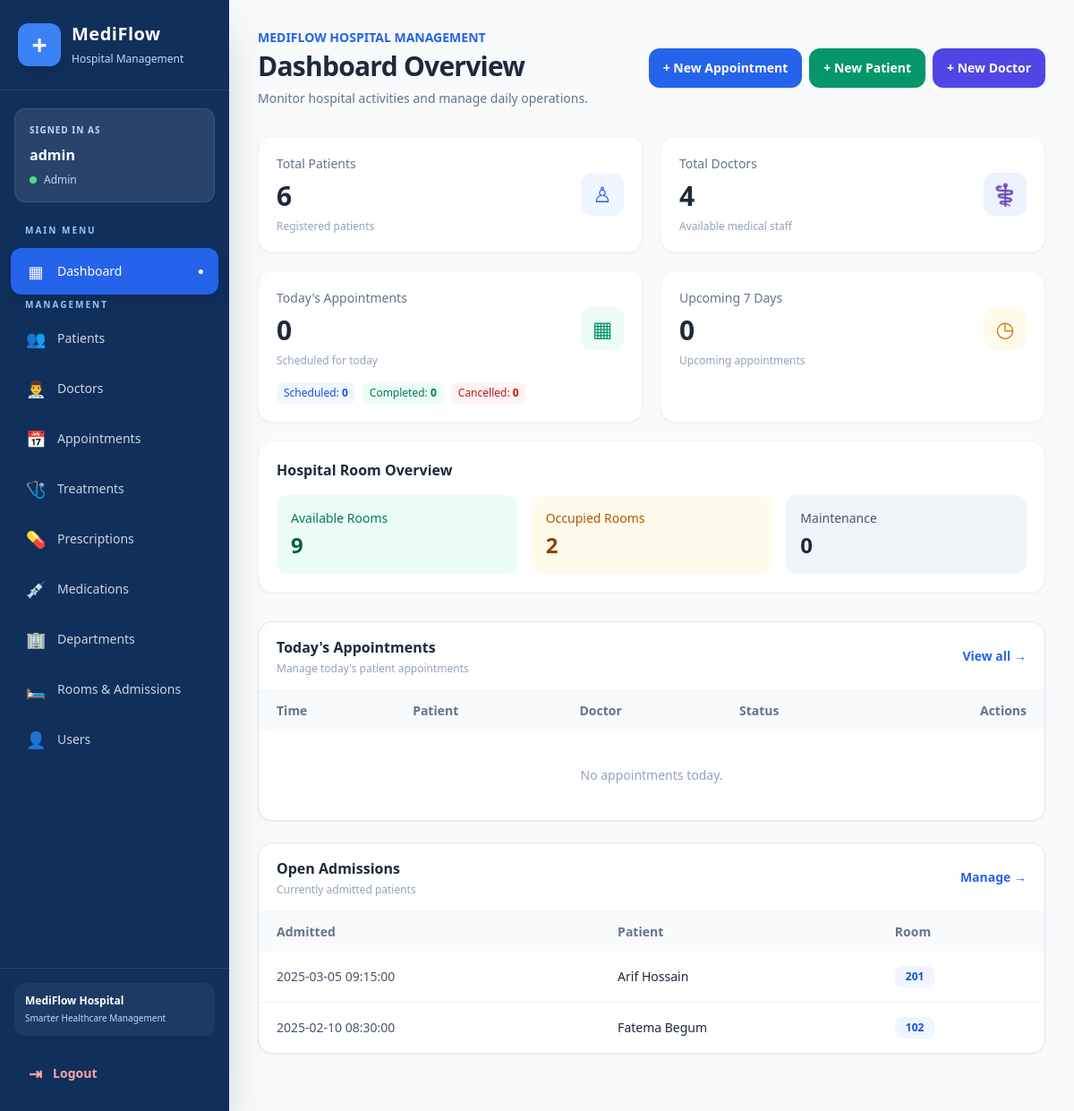
Page /dashboard/index.php (signed in) on the committed database.
### tables this page shows
CREATE TABLE IF NOT EXISTS users (
  id INT AUTO_INCREMENT PRIMARY KEY,
  username VARCHAR(120) NOT NULL UNIQUE,
  email VARCHAR(190) NOT NULL UNIQUE,
  password_hash VARCHAR(255) NOT NULL,
  role ENUM('admin','doctor','patient') NOT NULL DEFAULT 'patient',
  linked_doctor_id INT NULL UNIQUE,
  linked_patient_id INT NULL UNIQUE,
  FOREIGN KEY (linked_doctor_id) REFERENCES doctors(id) ON DELETE SET NULL,
  FOREIGN KEY (linked_patient_id) REFERENCES patients(id) ON DELETE SET NULL
);

CREATE TABLE IF NOT EXISTS admissions (
  id INT AUTO_INCREMENT PRIMARY KEY,
  patient_id INT NOT NULL,
  room_id INT NOT NULL,
  admitted_on DATETIME NOT NULL,
  discharged_on DATETIME NULL,
  notes TEXT NULL,
  FOREIGN KEY (patient_id) REFERENCES patients(id) ON DELETE CASCADE,
  FOREIGN KEY (room_id) REFERENCES rooms(id) ON DELETE RESTRICT
);

CREATE TABLE IF NOT EXISTS patients (
  id INT AUTO_INCREMENT PRIMARY KEY,
  first_name VARCHAR(100) NOT NULL,
  last_name VARCHAR(100) NOT NULL,
  gender ENUM('male','female','other') NULL,
  birthdate DATE NULL,
  phone VARCHAR(30) NULL,
  email VARCHAR(190) NULL,
  address VARCHAR(255) NULL
);

CREATE TABLE IF NOT EXISTS rooms (
  id INT AUTO_INCREMENT PRIMARY KEY,
  room_number VARCHAR(20) NOT NULL UNIQUE,
  type ENUM('General','Private','ICU','Emergency','Maternity') NULL,
  status ENUM('available','occupied','maintenance') NOT NULL DEFAULT 'available'
);

### dashboard/index.php (the view, shortened to what the rows shown need)
<?php
require_once __DIR__ . '/../database.php';
$user = current_user();
$isAdmin = ($user['role'] === ROLE_ADMIN);
$isDoctor = ($user['role'] === ROLE_DOCTOR);
$isPatient = ($user['role'] === ROLE_PATIENT);
$openAdmissions = $isAdmin ? admissions_open_list(8) : [];
?>
<!DOCTYPE html>
<html lang="en">
<head>
    <script src="https://cdn.tailwindcss.com"></script>
</head>
<body class="min-h-screen bg-slate-50 text-slate-800">
    <?php include __DIR__ . '/sidebar.php'; ?>
    <main class="md:ml-64 min-h-screen p-4 sm:p-6 lg:p-8">
        <div class="flex flex-col lg:flex-row lg:items-center lg:justify-between gap-5 mb-8">
    <div>
        <h1 class="text-3xl font-bold text-slate-800 tracking-tight">
            Dashboard Overview
        </h1>
    </div>
</div>
            <div class="grid grid-cols-1 xl:grid-cols-2 gap-6 mb-8">
    <?php if (!$isPatient): ?>
        <section class="bg-white rounded-2xl border border-slate-200 shadow-sm overflow-hidden">
            <div class="overflow-x-auto">
                <table class="min-w-full text-sm">
                    <thead class="bg-slate-50 text-slate-500">
                        <tr>
                            <th class="text-left px-5 py-3 font-semibold">Time</th>
                            <th class="text-left px-5 py-3 font-semibold">Patient</th>
                            <?php if (!$isDoctor): ?>
                                <th class="text-left px-5 py-3 font-semibold">Doctor</th>
                            <?php endif; ?>
                            <th class="text-left px-5 py-3 font-semibold">Status</th>
                            <th class="text-right px-5 py-3 font-semibold">Actions</th>
                        </tr>
                    </thead>
                </table>
            </div>
        </section>
    <?php endif; ?>
    <?php if ($isAdmin): ?>
        <section class="bg-white rounded-2xl border border-slate-200 shadow-sm overflow-hidden">
            <div class="overflow-x-auto">
                <table class="min-w-full text-sm">
                    <thead class="bg-slate-50 text-slate-500">
                        <tr>
                            <th class="text-left px-5 py-3 font-semibold">Admitted</th>
                            <th class="text-left px-5 py-3 font-semibold">Patient</th>
                            <th class="text-left px-5 py-3 font-semibold">Room</th>
                        </tr>
                    </thead>
                    <tbody class="divide-y divide-slate-100">
                        <?php foreach ($openAdmissions as $a): ?>
                            <tr class="hover:bg-slate-50 transition">
                                <td class="px-5 py-4 text-slate-600 whitespace-nowrap">
                                    <?= htmlspecialchars($a['admitted_on']) ?>
                                </td>
                                <td class="px-5 py-4 font-medium text-slate-800 whitespace-nowrap">
                                    <?= htmlspecialchars($a['pf'] . ' ' . $a['pl']) ?>
                                </td>
                                <td class="px-5 py-4">
                                    <span class="inline-flex px-3 py-1 rounded-lg bg-blue-50 text-blue-700 text-xs font-semibold">
                                        <?= htmlspecialchars($a['room_number']) ?>
                                    </span>
                                </td>
                            </tr>
                        <?php endforeach; ?>
                    </tbody>
                </table>
            </div>
        </section>
    <?php endif; ?>
</div>
    </main>
</body>
</html>

### dashboard/sidebar.php (shortened to what the rows shown need)
<?php
$user = current_user();
$role = $user['role'] ?? ROLE_PATIENT;
?>
<div x-data="{ open: false }">
    <aside
        class="fixed inset-y-0 left-0 z-50 flex w-64 flex-col bg-[#102F5B] text-white shadow-2xl transition-transform duration-300"
        :class="open ? 'translate-x-0' : '-translate-x-full md:translate-x-0'">
        <div class="mx-4 mt-5 rounded-xl border border-white/10 bg-white/10 p-4">
            <p class="text-[10px] font-bold uppercase tracking-widest text-blue-200">
                Signed in as
            </p>
            <p class="mt-2 truncate font-semibold text-white">
                <?= htmlspecialchars($user['username'] ?? 'User') ?>
            </p>
            <div class="mt-2 flex items-center gap-2">
                <span class="h-2 w-2 rounded-full bg-green-400"></span>
                <span class="text-xs capitalize text-blue-200">
                    <?= htmlspecialchars($role) ?>
                </span>
            </div>
        </div>
    </aside>
</div>

### rows in the picture
users: username "admin", role "Admin"
admissions: admitted_on "2025-03-05 09:15:00", patient.last_name "Arif Hossain", room.room_number "201"
admissions: admitted_on "2025-02-10 08:30:00", patient.last_name "Fatema Begum", room.room_number "102"

### other values in the picture
$icon "▦ 👥 👨‍⚕️ 📅 🩺 💊 💉 🏢 🛏️ 👤"
$label "Dashboard Patients Doctors Appointments Treatments Prescriptions Medications Departments Rooms & Admissions Users"
$stats['patients'] "6"
$stats['doctors'] "4"
$todayApptCounts['scheduled'] "0"
$todayApptCounts['completed'] "0"
$todayApptCounts['cancelled'] "0"
$upcoming7 "0"
$roomOcc['available'] "9"
$roomOcc['occupied'] "2"
$roomOcc['maintenance'] "0"
